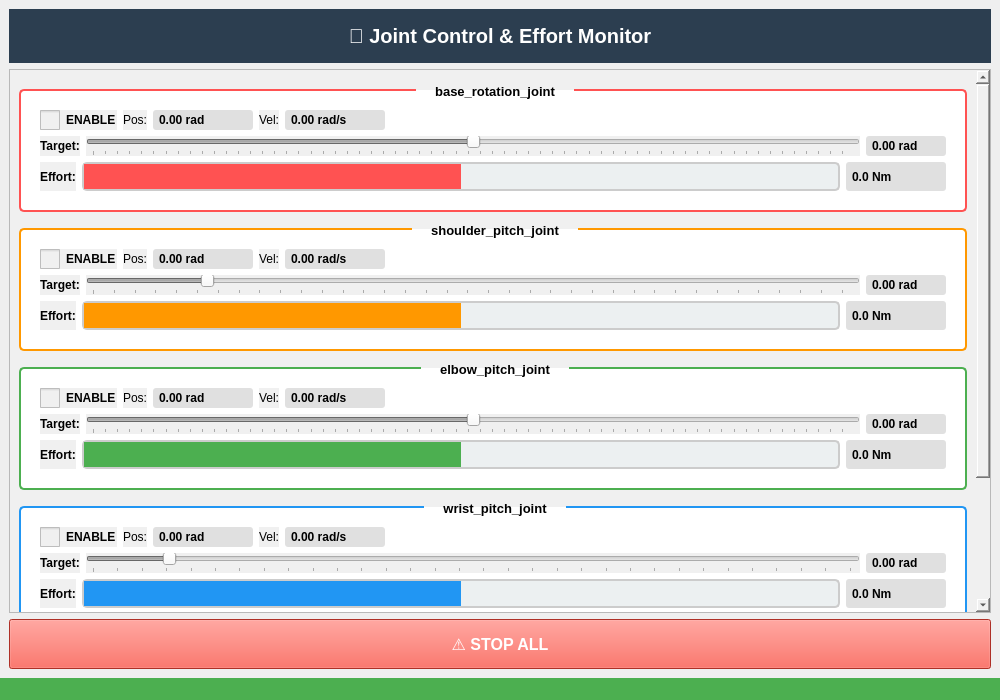
<?xml version="1.0" encoding="UTF-8"?>
<ui version="4.0">
 <class>JointControlWindow</class>
 <widget class="QMainWindow" name="JointControlWindow">
  <property name="geometry">
   <rect>
    <x>0</x>
    <y>0</y>
    <width>1000</width>
    <height>700</height>
   </rect>
  </property>
  <property name="windowTitle">
   <string>Joint Control &amp; Effort Monitor</string>
  </property>
  <widget class="QWidget" name="centralwidget">
   <layout class="QVBoxLayout" name="verticalLayout_main">
    <item>
     <widget class="QLabel" name="titleLabel">
      <property name="text">
       <string>🦾 Joint Control &amp; Effort Monitor</string>
      </property>
      <property name="alignment">
       <set>Qt::AlignCenter</set>
      </property>
      <property name="styleSheet">
       <string notr="true">font-size: 20px; font-weight: bold; padding: 15px; background-color: #2c3e50; color: white;</string>
      </property>
     </widget>
    </item>
    <item>
     <widget class="QScrollArea" name="scrollArea">
      <property name="widgetResizable">
       <bool>true</bool>
      </property>
      <property name="styleSheet">
       <string notr="true">background-color: #f0f0f0;</string>
      </property>
      <widget class="QWidget" name="scrollAreaContents">
       <layout class="QVBoxLayout" name="verticalLayout_scroll">
        <item>
         <!-- Joint 0: base_rotation_joint -->
         <widget class="QGroupBox" name="joint0Group">
          <property name="title">
           <string>  base_rotation_joint  </string>
          </property>
          <property name="styleSheet">
           <string notr="true">
            QGroupBox {
              font-weight: bold;
              font-size: 13px;
              background-color: white;
              border: 2px solid #FF5252;
              border-radius: 5px;
              margin-top: 10px;
              padding: 10px;
            }
            QGroupBox::title {
              subcontrol-origin: margin;
              subcontrol-position: top center;
              padding: 5px 10px;
            }
           </string>
          </property>
          <layout class="QVBoxLayout" name="verticalLayout_joint0">
           <item>
            <layout class="QHBoxLayout" name="horizontalLayout_joint0_top">
             <item>
              <widget class="QCheckBox" name="enableCheck0">
               <property name="text">
                <string>ENABLE</string>
               </property>
               <property name="styleSheet">
                <string notr="true">
                 QCheckBox { font-weight: bold; font-size: 12px; }
                 QCheckBox::indicator { width: 20px; height: 20px; }
                </string>
               </property>
              </widget>
             </item>
             <item>
              <widget class="QLabel" name="label_pos0_title">
               <property name="text">
                <string>Pos:</string>
               </property>
              </widget>
             </item>
             <item>
              <widget class="QLabel" name="posLabel0">
               <property name="minimumSize">
                <size>
                 <width>100</width>
                 <height>0</height>
                </size>
               </property>
               <property name="text">
                <string>0.00 rad</string>
               </property>
               <property name="styleSheet">
                <string notr="true">font-weight: bold; background-color: #e0e0e0; padding: 3px; border-radius: 3px;</string>
               </property>
              </widget>
             </item>
             <item>
              <widget class="QLabel" name="label_vel0_title">
               <property name="text">
                <string>Vel:</string>
               </property>
              </widget>
             </item>
             <item>
              <widget class="QLabel" name="velLabel0">
               <property name="minimumSize">
                <size>
                 <width>100</width>
                 <height>0</height>
                </size>
               </property>
               <property name="text">
                <string>0.00 rad/s</string>
               </property>
               <property name="styleSheet">
                <string notr="true">font-weight: bold; background-color: #e0e0e0; padding: 3px; border-radius: 3px;</string>
               </property>
              </widget>
             </item>
             <item>
              <spacer name="horizontalSpacer_joint0">
               <property name="orientation">
                <enum>Qt::Horizontal</enum>
               </property>
               <property name="sizeHint" stdset="0">
                <size>
                 <width>40</width>
                 <height>20</height>
                </size>
               </property>
              </spacer>
             </item>
            </layout>
           </item>
           <item>
            <layout class="QHBoxLayout" name="horizontalLayout_joint0_slider">
             <item>
              <widget class="QLabel" name="label_target0">
               <property name="text">
                <string>Target:</string>
               </property>
               <property name="styleSheet">
                <string notr="true">font-weight: bold;</string>
               </property>
              </widget>
             </item>
             <item>
              <widget class="QSlider" name="slider0">
               <property name="minimum">
                <number>-314</number>
               </property>
               <property name="maximum">
                <number>314</number>
               </property>
               <property name="orientation">
                <enum>Qt::Horizontal</enum>
               </property>
               <property name="tickPosition">
                <enum>QSlider::TicksBelow</enum>
               </property>
               <property name="enabled">
                <bool>false</bool>
               </property>
              </widget>
             </item>
             <item>
              <widget class="QLabel" name="targetLabel0">
               <property name="minimumSize">
                <size>
                 <width>80</width>
                 <height>0</height>
                </size>
               </property>
               <property name="text">
                <string>0.00 rad</string>
               </property>
               <property name="styleSheet">
                <string notr="true">font-weight: bold; background-color: #e0e0e0; padding: 3px; border-radius: 3px;</string>
               </property>
              </widget>
             </item>
            </layout>
           </item>
           <item>
            <layout class="QHBoxLayout" name="horizontalLayout_joint0_effort">
             <item>
              <widget class="QLabel" name="label_effort0">
               <property name="text">
                <string>Effort:</string>
               </property>
               <property name="styleSheet">
                <string notr="true">font-weight: bold;</string>
               </property>
              </widget>
             </item>
             <item>
              <widget class="QProgressBar" name="effortBar0">
               <property name="minimum">
                <number>-100</number>
               </property>
               <property name="maximum">
                <number>100</number>
               </property>
               <property name="value">
                <number>0</number>
               </property>
               <property name="textVisible">
                <bool>false</bool>
               </property>
               <property name="styleSheet">
                <string notr="true">
                 QProgressBar {
                   border: 2px solid #ccc;
                   border-radius: 5px;
                   background-color: #ecf0f1;
                   height: 25px;
                 }
                 QProgressBar::chunk {
                   background-color: #FF5252;
                 }
                </string>
               </property>
              </widget>
             </item>
             <item>
              <widget class="QLabel" name="effortLabel0">
               <property name="minimumSize">
                <size>
                 <width>100</width>
                 <height>0</height>
                </size>
               </property>
               <property name="text">
                <string>0.0 Nm</string>
               </property>
               <property name="styleSheet">
                <string notr="true">font-weight: bold; background-color: #e0e0e0; padding: 3px; border-radius: 3px;</string>
               </property>
              </widget>
             </item>
            </layout>
           </item>
          </layout>
         </widget>
        </item>
        <item>
         <!-- Joint 1: shoulder_pitch_joint -->
         <widget class="QGroupBox" name="joint1Group">
          <property name="title">
           <string>  shoulder_pitch_joint  </string>
          </property>
          <property name="styleSheet">
           <string notr="true">
            QGroupBox {
              font-weight: bold;
              font-size: 13px;
              background-color: white;
              border: 2px solid #FF9800;
              border-radius: 5px;
              margin-top: 10px;
              padding: 10px;
            }
            QGroupBox::title {
              subcontrol-origin: margin;
              subcontrol-position: top center;
              padding: 5px 10px;
            }
           </string>
          </property>
          <layout class="QVBoxLayout" name="verticalLayout_joint1">
           <item>
            <layout class="QHBoxLayout" name="horizontalLayout_joint1_top">
             <item>
              <widget class="QCheckBox" name="enableCheck1">
               <property name="text">
                <string>ENABLE</string>
               </property>
               <property name="styleSheet">
                <string notr="true">
                 QCheckBox { font-weight: bold; font-size: 12px; }
                 QCheckBox::indicator { width: 20px; height: 20px; }
                </string>
               </property>
              </widget>
             </item>
             <item>
              <widget class="QLabel" name="label_pos1_title">
               <property name="text">
                <string>Pos:</string>
               </property>
              </widget>
             </item>
             <item>
              <widget class="QLabel" name="posLabel1">
               <property name="minimumSize">
                <size>
                 <width>100</width>
                 <height>0</height>
                </size>
               </property>
               <property name="text">
                <string>0.00 rad</string>
               </property>
               <property name="styleSheet">
                <string notr="true">font-weight: bold; background-color: #e0e0e0; padding: 3px; border-radius: 3px;</string>
               </property>
              </widget>
             </item>
             <item>
              <widget class="QLabel" name="label_vel1_title">
               <property name="text">
                <string>Vel:</string>
               </property>
              </widget>
             </item>
             <item>
              <widget class="QLabel" name="velLabel1">
               <property name="minimumSize">
                <size>
                 <width>100</width>
                 <height>0</height>
                </size>
               </property>
               <property name="text">
                <string>0.00 rad/s</string>
               </property>
               <property name="styleSheet">
                <string notr="true">font-weight: bold; background-color: #e0e0e0; padding: 3px; border-radius: 3px;</string>
               </property>
              </widget>
             </item>
             <item>
              <spacer name="horizontalSpacer_joint1">
               <property name="orientation">
                <enum>Qt::Horizontal</enum>
               </property>
               <property name="sizeHint" stdset="0">
                <size>
                 <width>40</width>
                 <height>20</height>
                </size>
               </property>
              </spacer>
             </item>
            </layout>
           </item>
           <item>
            <layout class="QHBoxLayout" name="horizontalLayout_joint1_slider">
             <item>
              <widget class="QLabel" name="label_target1">
               <property name="text">
                <string>Target:</string>
               </property>
               <property name="styleSheet">
                <string notr="true">font-weight: bold;</string>
               </property>
              </widget>
             </item>
             <item>
              <widget class="QSlider" name="slider1">
               <property name="minimum">
                <number>-55</number>
               </property>
               <property name="maximum">
                <number>310</number>
               </property>
               <property name="orientation">
                <enum>Qt::Horizontal</enum>
               </property>
               <property name="tickPosition">
                <enum>QSlider::TicksBelow</enum>
               </property>
               <property name="enabled">
                <bool>false</bool>
               </property>
              </widget>
             </item>
             <item>
              <widget class="QLabel" name="targetLabel1">
               <property name="minimumSize">
                <size>
                 <width>80</width>
                 <height>0</height>
                </size>
               </property>
               <property name="text">
                <string>0.00 rad</string>
               </property>
               <property name="styleSheet">
                <string notr="true">font-weight: bold; background-color: #e0e0e0; padding: 3px; border-radius: 3px;</string>
               </property>
              </widget>
             </item>
            </layout>
           </item>
           <item>
            <layout class="QHBoxLayout" name="horizontalLayout_joint1_effort">
             <item>
              <widget class="QLabel" name="label_effort1">
               <property name="text">
                <string>Effort:</string>
               </property>
               <property name="styleSheet">
                <string notr="true">font-weight: bold;</string>
               </property>
              </widget>
             </item>
             <item>
              <widget class="QProgressBar" name="effortBar1">
               <property name="minimum">
                <number>-100</number>
               </property>
               <property name="maximum">
                <number>100</number>
               </property>
               <property name="value">
                <number>0</number>
               </property>
               <property name="textVisible">
                <bool>false</bool>
               </property>
               <property name="styleSheet">
                <string notr="true">
                 QProgressBar {
                   border: 2px solid #ccc;
                   border-radius: 5px;
                   background-color: #ecf0f1;
                   height: 25px;
                 }
                 QProgressBar::chunk {
                   background-color: #FF9800;
                 }
                </string>
               </property>
              </widget>
             </item>
             <item>
              <widget class="QLabel" name="effortLabel1">
               <property name="minimumSize">
                <size>
                 <width>100</width>
                 <height>0</height>
                </size>
               </property>
               <property name="text">
                <string>0.0 Nm</string>
               </property>
               <property name="styleSheet">
                <string notr="true">font-weight: bold; background-color: #e0e0e0; padding: 3px; border-radius: 3px;</string>
               </property>
              </widget>
             </item>
            </layout>
           </item>
          </layout>
         </widget>
        </item>
        <item>
         <!-- Joint 2: elbow_pitch_joint -->
         <widget class="QGroupBox" name="joint2Group">
          <property name="title">
           <string>  elbow_pitch_joint  </string>
          </property>
          <property name="styleSheet">
           <string notr="true">
            QGroupBox {
              font-weight: bold;
              font-size: 13px;
              background-color: white;
              border: 2px solid #4CAF50;
              border-radius: 5px;
              margin-top: 10px;
              padding: 10px;
            }
            QGroupBox::title {
              subcontrol-origin: margin;
              subcontrol-position: top center;
              padding: 5px 10px;
            }
           </string>
          </property>
          <layout class="QVBoxLayout" name="verticalLayout_joint2">
           <item>
            <layout class="QHBoxLayout" name="horizontalLayout_joint2_top">
             <item>
              <widget class="QCheckBox" name="enableCheck2">
               <property name="text">
                <string>ENABLE</string>
               </property>
               <property name="styleSheet">
                <string notr="true">
                 QCheckBox { font-weight: bold; font-size: 12px; }
                 QCheckBox::indicator { width: 20px; height: 20px; }
                </string>
               </property>
              </widget>
             </item>
             <item>
              <widget class="QLabel" name="label_pos2_title">
               <property name="text">
                <string>Pos:</string>
               </property>
              </widget>
             </item>
             <item>
              <widget class="QLabel" name="posLabel2">
               <property name="minimumSize">
                <size>
                 <width>100</width>
                 <height>0</height>
                </size>
               </property>
               <property name="text">
                <string>0.00 rad</string>
               </property>
               <property name="styleSheet">
                <string notr="true">font-weight: bold; background-color: #e0e0e0; padding: 3px; border-radius: 3px;</string>
               </property>
              </widget>
             </item>
             <item>
              <widget class="QLabel" name="label_vel2_title">
               <property name="text">
                <string>Vel:</string>
               </property>
              </widget>
             </item>
             <item>
              <widget class="QLabel" name="velLabel2">
               <property name="minimumSize">
                <size>
                 <width>100</width>
                 <height>0</height>
                </size>
               </property>
               <property name="text">
                <string>0.00 rad/s</string>
               </property>
               <property name="styleSheet">
                <string notr="true">font-weight: bold; background-color: #e0e0e0; padding: 3px; border-radius: 3px;</string>
               </property>
              </widget>
             </item>
             <item>
              <spacer name="horizontalSpacer_joint2">
               <property name="orientation">
                <enum>Qt::Horizontal</enum>
               </property>
               <property name="sizeHint" stdset="0">
                <size>
                 <width>40</width>
                 <height>20</height>
                </size>
               </property>
              </spacer>
             </item>
            </layout>
           </item>
           <item>
            <layout class="QHBoxLayout" name="horizontalLayout_joint2_slider">
             <item>
              <widget class="QLabel" name="label_target2">
               <property name="text">
                <string>Target:</string>
               </property>
               <property name="styleSheet">
                <string notr="true">font-weight: bold;</string>
               </property>
              </widget>
             </item>
             <item>
              <widget class="QSlider" name="slider2">
               <property name="minimum">
                <number>-314</number>
               </property>
               <property name="maximum">
                <number>314</number>
               </property>
               <property name="orientation">
                <enum>Qt::Horizontal</enum>
               </property>
               <property name="tickPosition">
                <enum>QSlider::TicksBelow</enum>
               </property>
               <property name="enabled">
                <bool>false</bool>
               </property>
              </widget>
             </item>
             <item>
              <widget class="QLabel" name="targetLabel2">
               <property name="minimumSize">
                <size>
                 <width>80</width>
                 <height>0</height>
                </size>
               </property>
               <property name="text">
                <string>0.00 rad</string>
               </property>
               <property name="styleSheet">
                <string notr="true">font-weight: bold; background-color: #e0e0e0; padding: 3px; border-radius: 3px;</string>
               </property>
              </widget>
             </item>
            </layout>
           </item>
           <item>
            <layout class="QHBoxLayout" name="horizontalLayout_joint2_effort">
             <item>
              <widget class="QLabel" name="label_effort2">
               <property name="text">
                <string>Effort:</string>
               </property>
               <property name="styleSheet">
                <string notr="true">font-weight: bold;</string>
               </property>
              </widget>
             </item>
             <item>
              <widget class="QProgressBar" name="effortBar2">
               <property name="minimum">
                <number>-100</number>
               </property>
               <property name="maximum">
                <number>100</number>
               </property>
               <property name="value">
                <number>0</number>
               </property>
               <property name="textVisible">
                <bool>false</bool>
               </property>
               <property name="styleSheet">
                <string notr="true">
                 QProgressBar {
                   border: 2px solid #ccc;
                   border-radius: 5px;
                   background-color: #ecf0f1;
                   height: 25px;
                 }
                 QProgressBar::chunk {
                   background-color: #4CAF50;
                 }
                </string>
               </property>
              </widget>
             </item>
             <item>
              <widget class="QLabel" name="effortLabel2">
               <property name="minimumSize">
                <size>
                 <width>100</width>
                 <height>0</height>
                </size>
               </property>
               <property name="text">
                <string>0.0 Nm</string>
               </property>
               <property name="styleSheet">
                <string notr="true">font-weight: bold; background-color: #e0e0e0; padding: 3px; border-radius: 3px;</string>
               </property>
              </widget>
             </item>
            </layout>
           </item>
          </layout>
         </widget>
        </item>
        <item>
         <!-- Joint 3: wrist_pitch_joint -->
         <widget class="QGroupBox" name="joint3Group">
          <property name="title">
           <string>  wrist_pitch_joint  </string>
          </property>
          <property name="styleSheet">
           <string notr="true">
            QGroupBox {
              font-weight: bold;
              font-size: 13px;
              background-color: white;
              border: 2px solid #2196F3;
              border-radius: 5px;
              margin-top: 10px;
              padding: 10px;
            }
            QGroupBox::title {
              subcontrol-origin: margin;
              subcontrol-position: top center;
              padding: 5px 10px;
            }
           </string>
          </property>
          <layout class="QVBoxLayout" name="verticalLayout_joint3">
           <item>
            <layout class="QHBoxLayout" name="horizontalLayout_joint3_top">
             <item>
              <widget class="QCheckBox" name="enableCheck3">
               <property name="text">
                <string>ENABLE</string>
               </property>
               <property name="styleSheet">
                <string notr="true">
                 QCheckBox { font-weight: bold; font-size: 12px; }
                 QCheckBox::indicator { width: 20px; height: 20px; }
                </string>
               </property>
              </widget>
             </item>
             <item>
              <widget class="QLabel" name="label_pos3_title">
               <property name="text">
                <string>Pos:</string>
               </property>
              </widget>
             </item>
             <item>
              <widget class="QLabel" name="posLabel3">
               <property name="minimumSize">
                <size>
                 <width>100</width>
                 <height>0</height>
                </size>
               </property>
               <property name="text">
                <string>0.00 rad</string>
               </property>
               <property name="styleSheet">
                <string notr="true">font-weight: bold; background-color: #e0e0e0; padding: 3px; border-radius: 3px;</string>
               </property>
              </widget>
             </item>
             <item>
              <widget class="QLabel" name="label_vel3_title">
               <property name="text">
                <string>Vel:</string>
               </property>
              </widget>
             </item>
             <item>
              <widget class="QLabel" name="velLabel3">
               <property name="minimumSize">
                <size>
                 <width>100</width>
                 <height>0</height>
                </size>
               </property>
               <property name="text">
                <string>0.00 rad/s</string>
               </property>
               <property name="styleSheet">
                <string notr="true">font-weight: bold; background-color: #e0e0e0; padding: 3px; border-radius: 3px;</string>
               </property>
              </widget>
             </item>
             <item>
              <spacer name="horizontalSpacer_joint3">
               <property name="orientation">
                <enum>Qt::Horizontal</enum>
               </property>
               <property name="sizeHint" stdset="0">
                <size>
                 <width>40</width>
                 <height>20</height>
                </size>
               </property>
              </spacer>
             </item>
            </layout>
           </item>
           <item>
            <layout class="QHBoxLayout" name="horizontalLayout_joint3_slider">
             <item>
              <widget class="QLabel" name="label_target3">
               <property name="text">
                <string>Target:</string>
               </property>
               <property name="styleSheet">
                <string notr="true">font-weight: bold;</string>
               </property>
              </widget>
             </item>
             <item>
              <widget class="QSlider" name="slider3">
               <property name="minimum">
                <number>-31</number>
               </property>
               <property name="maximum">
                <number>280</number>
               </property>
               <property name="orientation">
                <enum>Qt::Horizontal</enum>
               </property>
               <property name="tickPosition">
                <enum>QSlider::TicksBelow</enum>
               </property>
               <property name="enabled">
                <bool>false</bool>
               </property>
              </widget>
             </item>
             <item>
              <widget class="QLabel" name="targetLabel3">
               <property name="minimumSize">
                <size>
                 <width>80</width>
                 <height>0</height>
                </size>
               </property>
               <property name="text">
                <string>0.00 rad</string>
               </property>
               <property name="styleSheet">
                <string notr="true">font-weight: bold; background-color: #e0e0e0; padding: 3px; border-radius: 3px;</string>
               </property>
              </widget>
             </item>
            </layout>
           </item>
           <item>
            <layout class="QHBoxLayout" name="horizontalLayout_joint3_effort">
             <item>
              <widget class="QLabel" name="label_effort3">
               <property name="text">
                <string>Effort:</string>
               </property>
               <property name="styleSheet">
                <string notr="true">font-weight: bold;</string>
               </property>
              </widget>
             </item>
             <item>
              <widget class="QProgressBar" name="effortBar3">
               <property name="minimum">
                <number>-100</number>
               </property>
               <property name="maximum">
                <number>100</number>
               </property>
               <property name="value">
                <number>0</number>
               </property>
               <property name="textVisible">
                <bool>false</bool>
               </property>
               <property name="styleSheet">
                <string notr="true">
                 QProgressBar {
                   border: 2px solid #ccc;
                   border-radius: 5px;
                   background-color: #ecf0f1;
                   height: 25px;
                 }
                 QProgressBar::chunk {
                   background-color: #2196F3;
                 }
                </string>
               </property>
              </widget>
             </item>
             <item>
              <widget class="QLabel" name="effortLabel3">
               <property name="minimumSize">
                <size>
                 <width>100</width>
                 <height>0</height>
                </size>
               </property>
               <property name="text">
                <string>0.0 Nm</string>
               </property>
               <property name="styleSheet">
                <string notr="true">font-weight: bold; background-color: #e0e0e0; padding: 3px; border-radius: 3px;</string>
               </property>
              </widget>
             </item>
            </layout>
           </item>
          </layout>
         </widget>
        </item>
        <item>
         <!-- Joint 4: wrist_roll_joint -->
         <widget class="QGroupBox" name="joint4Group">
          <property name="title">
           <string>  wrist_roll_joint  </string>
          </property>
          <property name="styleSheet">
           <string notr="true">
            QGroupBox {
              font-weight: bold;
              font-size: 13px;
              background-color: white;
              border: 2px solid #9C27B0;
              border-radius: 5px;
              margin-top: 10px;
              padding: 10px;
            }
            QGroupBox::title {
              subcontrol-origin: margin;
              subcontrol-position: top center;
              padding: 5px 10px;
            }
           </string>
          </property>
          <layout class="QVBoxLayout" name="verticalLayout_joint4">
           <item>
            <layout class="QHBoxLayout" name="horizontalLayout_joint4_top">
             <item>
              <widget class="QCheckBox" name="enableCheck4">
               <property name="text">
                <string>ENABLE</string>
               </property>
               <property name="styleSheet">
                <string notr="true">
                 QCheckBox { font-weight: bold; font-size: 12px; }
                 QCheckBox::indicator { width: 20px; height: 20px; }
                </string>
               </property>
              </widget>
             </item>
             <item>
              <widget class="QLabel" name="label_pos4_title">
               <property name="text">
                <string>Pos:</string>
               </property>
              </widget>
             </item>
             <item>
              <widget class="QLabel" name="posLabel4">
               <property name="minimumSize">
                <size>
                 <width>100</width>
                 <height>0</height>
                </size>
               </property>
               <property name="text">
                <string>0.00 rad</string>
               </property>
               <property name="styleSheet">
                <string notr="true">font-weight: bold; background-color: #e0e0e0; padding: 3px; border-radius: 3px;</string>
               </property>
              </widget>
             </item>
             <item>
              <widget class="QLabel" name="label_vel4_title">
               <property name="text">
                <string>Vel:</string>
               </property>
              </widget>
             </item>
             <item>
              <widget class="QLabel" name="velLabel4">
               <property name="minimumSize">
                <size>
                 <width>100</width>
                 <height>0</height>
                </size>
               </property>
               <property name="text">
                <string>0.00 rad/s</string>
               </property>
               <property name="styleSheet">
                <string notr="true">font-weight: bold; background-color: #e0e0e0; padding: 3px; border-radius: 3px;</string>
               </property>
              </widget>
             </item>
             <item>
              <spacer name="horizontalSpacer_joint4">
               <property name="orientation">
                <enum>Qt::Horizontal</enum>
               </property>
               <property name="sizeHint" stdset="0">
                <size>
                 <width>40</width>
                 <height>20</height>
                </size>
               </property>
              </spacer>
             </item>
            </layout>
           </item>
           <item>
            <layout class="QHBoxLayout" name="horizontalLayout_joint4_slider">
             <item>
              <widget class="QLabel" name="label_target4">
               <property name="text">
                <string>Target:</string>
               </property>
               <property name="styleSheet">
                <string notr="true">font-weight: bold;</string>
               </property>
              </widget>
             </item>
             <item>
              <widget class="QSlider" name="slider4">
               <property name="minimum">
                <number>-314</number>
               </property>
               <property name="maximum">
                <number>314</number>
               </property>
               <property name="orientation">
                <enum>Qt::Horizontal</enum>
               </property>
               <property name="tickPosition">
                <enum>QSlider::TicksBelow</enum>
               </property>
               <property name="enabled">
                <bool>false</bool>
               </property>
              </widget>
             </item>
             <item>
              <widget class="QLabel" name="targetLabel4">
               <property name="minimumSize">
                <size>
                 <width>80</width>
                 <height>0</height>
                </size>
               </property>
               <property name="text">
                <string>0.00 rad</string>
               </property>
               <property name="styleSheet">
                <string notr="true">font-weight: bold; background-color: #e0e0e0; padding: 3px; border-radius: 3px;</string>
               </property>
              </widget>
             </item>
            </layout>
           </item>
           <item>
            <layout class="QHBoxLayout" name="horizontalLayout_joint4_effort">
             <item>
              <widget class="QLabel" name="label_effort4">
               <property name="text">
                <string>Effort:</string>
               </property>
               <property name="styleSheet">
                <string notr="true">font-weight: bold;</string>
               </property>
              </widget>
             </item>
             <item>
              <widget class="QProgressBar" name="effortBar4">
               <property name="minimum">
                <number>-100</number>
               </property>
               <property name="maximum">
                <number>100</number>
               </property>
               <property name="value">
                <number>0</number>
               </property>
               <property name="textVisible">
                <bool>false</bool>
               </property>
               <property name="styleSheet">
                <string notr="true">
                 QProgressBar {
                   border: 2px solid #ccc;
                   border-radius: 5px;
                   background-color: #ecf0f1;
                   height: 25px;
                 }
                 QProgressBar::chunk {
                   background-color: #9C27B0;
                 }
                </string>
               </property>
              </widget>
             </item>
             <item>
              <widget class="QLabel" name="effortLabel4">
               <property name="minimumSize">
                <size>
                 <width>100</width>
                 <height>0</height>
                </size>
               </property>
               <property name="text">
                <string>0.0 Nm</string>
               </property>
               <property name="styleSheet">
                <string notr="true">font-weight: bold; background-color: #e0e0e0; padding: 3px; border-radius: 3px;</string>
               </property>
              </widget>
             </item>
            </layout>
           </item>
          </layout>
         </widget>
        </item>

        <item>
         <spacer name="verticalSpacer">
          <property name="orientation">
           <enum>Qt::Vertical</enum>
          </property>
          <property name="sizeHint" stdset="0">
           <size>
            <width>20</width>
            <height>40</height>
           </size>
          </property>
         </spacer>
        </item>
       </layout>
      </widget>
     </widget>
    </item>
    <item>
     <widget class="QPushButton" name="estopButton">
      <property name="minimumSize">
       <size>
        <width>0</width>
        <height>50</height>
       </size>
      </property>
      <property name="text">
       <string>⚠ STOP ALL</string>
      </property>
      <property name="styleSheet">
       <string notr="true">background-color: #f44336; color: white; font-size: 16px; font-weight: bold;</string>
      </property>
     </widget>
    </item>
   </layout>
  </widget>
  <widget class="QStatusBar" name="statusBar">
   <property name="styleSheet">
    <string notr="true">background-color: #4CAF50; color: white; font-weight: bold;</string>
   </property>
  </widget>
 </widget>
 <resources/>
 <connections/>
</ui>
